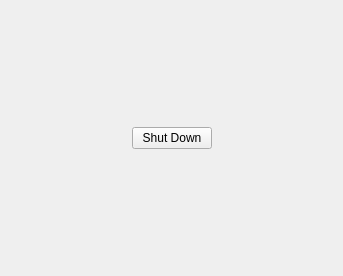
<?xml version="1.0" encoding="UTF-8"?>
<ui version="4.0">
 <class>ServiceUpdates::CServiceSystem</class>
 <widget class="QWidget" name="ServiceUpdates::CServiceSystem">
  <property name="geometry">
   <rect>
    <x>0</x>
    <y>0</y>
    <width>343</width>
    <height>276</height>
   </rect>
  </property>
  <property name="windowTitle">
   <string>Form</string>
  </property>
  <layout class="QGridLayout" name="gridLayout">
   <item row="0" column="1">
    <spacer name="verticalSpacer_2">
     <property name="orientation">
      <enum>Qt::Vertical</enum>
     </property>
     <property name="sizeHint" stdset="0">
      <size>
       <width>20</width>
       <height>107</height>
      </size>
     </property>
    </spacer>
   </item>
   <item row="1" column="0">
    <spacer name="horizontalSpacer">
     <property name="orientation">
      <enum>Qt::Horizontal</enum>
     </property>
     <property name="sizeHint" stdset="0">
      <size>
       <width>108</width>
       <height>20</height>
      </size>
     </property>
    </spacer>
   </item>
   <item row="1" column="1">
    <widget class="QPushButton" name="shutDownBtn">
     <property name="text">
      <string>Shut Down</string>
     </property>
    </widget>
   </item>
   <item row="1" column="2">
    <spacer name="horizontalSpacer_2">
     <property name="orientation">
      <enum>Qt::Horizontal</enum>
     </property>
     <property name="sizeHint" stdset="0">
      <size>
       <width>107</width>
       <height>20</height>
      </size>
     </property>
    </spacer>
   </item>
   <item row="2" column="1">
    <spacer name="verticalSpacer">
     <property name="orientation">
      <enum>Qt::Vertical</enum>
     </property>
     <property name="sizeHint" stdset="0">
      <size>
       <width>20</width>
       <height>106</height>
      </size>
     </property>
    </spacer>
   </item>
  </layout>
 </widget>
 <resources/>
 <connections/>
</ui>
